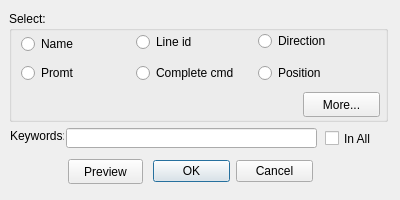
<?xml version="1.0" encoding="UTF-8"?>
<ui version="4.0">
 <class>IcvCurveFilterDialog</class>
 <widget class="QDialog" name="IcvCurveFilterDialog">
  <property name="geometry">
   <rect>
    <x>0</x>
    <y>0</y>
    <width>400</width>
    <height>200</height>
   </rect>
  </property>
  <property name="windowTitle">
   <string>Dialog</string>
  </property>
  <widget class="QGroupBox" name="groupBox">
   <property name="geometry">
    <rect>
     <x>9</x>
     <y>11</y>
     <width>379</width>
     <height>111</height>
    </rect>
   </property>
   <property name="title">
    <string>Select:</string>
   </property>
   <widget class="QRadioButton" name="radioComandName">
    <property name="geometry">
     <rect>
      <x>12</x>
      <y>23</y>
      <width>111</width>
      <height>20</height>
     </rect>
    </property>
    <property name="text">
     <string>Name</string>
    </property>
   </widget>
   <widget class="QRadioButton" name="radioLineId">
    <property name="geometry">
     <rect>
      <x>127</x>
      <y>21</y>
      <width>111</width>
      <height>20</height>
     </rect>
    </property>
    <property name="text">
     <string>Line id</string>
    </property>
   </widget>
   <widget class="QRadioButton" name="radioDirection">
    <property name="geometry">
     <rect>
      <x>249</x>
      <y>20</y>
      <width>111</width>
      <height>20</height>
     </rect>
    </property>
    <property name="text">
     <string>Direction</string>
    </property>
   </widget>
   <widget class="QRadioButton" name="radioCompleteComand">
    <property name="geometry">
     <rect>
      <x>127</x>
      <y>52</y>
      <width>121</width>
      <height>20</height>
     </rect>
    </property>
    <property name="text">
     <string>Complete cmd</string>
    </property>
   </widget>
   <widget class="QRadioButton" name="radioPromt">
    <property name="geometry">
     <rect>
      <x>12</x>
      <y>52</y>
      <width>111</width>
      <height>20</height>
     </rect>
    </property>
    <property name="text">
     <string>Promt</string>
    </property>
   </widget>
   <widget class="QRadioButton" name="radioPosition">
    <property name="geometry">
     <rect>
      <x>249</x>
      <y>52</y>
      <width>111</width>
      <height>20</height>
     </rect>
    </property>
    <property name="text">
     <string>Position</string>
    </property>
   </widget>
  </widget>
  <widget class="QWidget" name="widget" native="true">
   <property name="geometry">
    <rect>
     <x>8</x>
     <y>89</y>
     <width>381</width>
     <height>100</height>
    </rect>
   </property>
   <widget class="QPushButton" name="moreButton">
    <property name="geometry">
     <rect>
      <x>295</x>
      <y>3</y>
      <width>77</width>
      <height>25</height>
     </rect>
    </property>
    <property name="text">
     <string>More...</string>
    </property>
    <property name="checkable">
     <bool>true</bool>
    </property>
    <property name="autoRepeat">
     <bool>false</bool>
    </property>
   </widget>
   <widget class="QLabel" name="label">
    <property name="geometry">
     <rect>
      <x>2</x>
      <y>39</y>
      <width>54</width>
      <height>16</height>
     </rect>
    </property>
    <property name="text">
     <string>Keywords:</string>
    </property>
   </widget>
   <widget class="QLineEdit" name="lineEdit">
    <property name="geometry">
     <rect>
      <x>58</x>
      <y>39</y>
      <width>251</width>
      <height>20</height>
     </rect>
    </property>
   </widget>
   <widget class="QCheckBox" name="inAllCheckBox">
    <property name="geometry">
     <rect>
      <x>317</x>
      <y>41</y>
      <width>60</width>
      <height>17</height>
     </rect>
    </property>
    <property name="text">
     <string>In All</string>
    </property>
   </widget>
   <widget class="QDialogButtonBox" name="buttonBox">
    <property name="geometry">
     <rect>
      <x>145</x>
      <y>70</y>
      <width>160</width>
      <height>25</height>
     </rect>
    </property>
    <property name="locale">
     <locale language="English" country="UnitedStates"/>
    </property>
    <property name="orientation">
     <enum>Qt::Horizontal</enum>
    </property>
    <property name="standardButtons">
     <set>QDialogButtonBox::Cancel|QDialogButtonBox::Ok</set>
    </property>
    <property name="centerButtons">
     <bool>false</bool>
    </property>
   </widget>
   <widget class="QPushButton" name="previewButton">
    <property name="geometry">
     <rect>
      <x>60</x>
      <y>70</y>
      <width>75</width>
      <height>25</height>
     </rect>
    </property>
    <property name="text">
     <string>Preview</string>
    </property>
    <property name="checkable">
     <bool>true</bool>
    </property>
   </widget>
  </widget>
 </widget>
 <resources/>
 <connections>
  <connection>
   <sender>buttonBox</sender>
   <signal>accepted()</signal>
   <receiver>IcvCurveFilterDialog</receiver>
   <slot>accept()</slot>
   <hints>
    <hint type="sourcelabel">
     <x>248</x>
     <y>254</y>
    </hint>
    <hint type="destinationlabel">
     <x>157</x>
     <y>274</y>
    </hint>
   </hints>
  </connection>
  <connection>
   <sender>buttonBox</sender>
   <signal>rejected()</signal>
   <receiver>IcvCurveFilterDialog</receiver>
   <slot>reject()</slot>
   <hints>
    <hint type="sourcelabel">
     <x>316</x>
     <y>260</y>
    </hint>
    <hint type="destinationlabel">
     <x>286</x>
     <y>274</y>
    </hint>
   </hints>
  </connection>
 </connections>
</ui>
